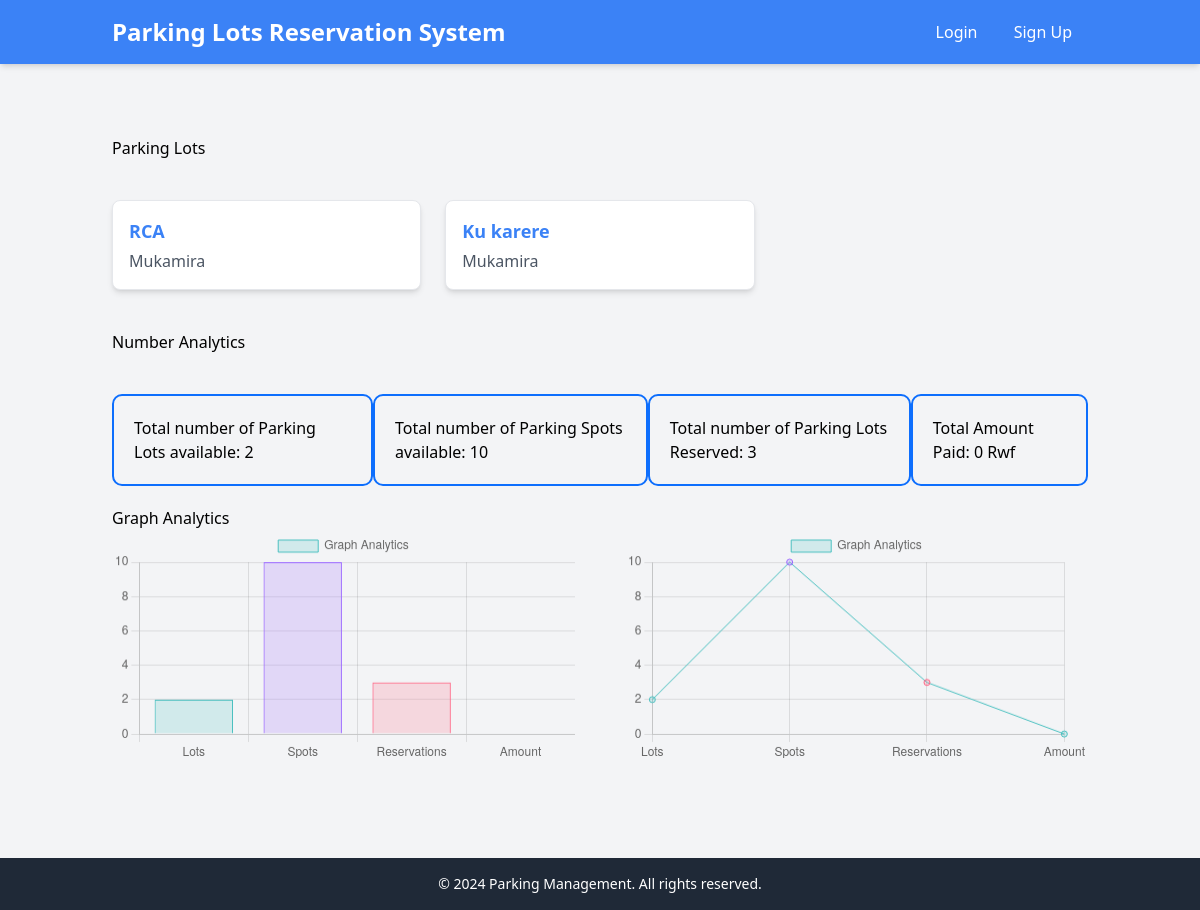
The page / on the database its author committed.
### parking/models.py (models this page shows, shortened)
class ParkingLot(models.Model):
    name = models.CharField(max_length=100)
    location = models.TextField()
    total_spots = models.IntegerField()

### parking/views.py (the view)
# urls.py: path('', views.home, name='home'),
def home(request):
    parking_lots = ParkingLot.objects.all()
    payments = Payment.objects.all()
    amount_paid = 0
    for payment in payments:
        amount_paid += payment.amount
    reservations = Reservation.objects.all().count()
    parking_spots_count = ParkingSpot.objects.all().count()
    return render(request, 'parking/home.html', {'parking_lots': parking_lots, 'amount_paid': amount_paid, "reservations": reservations, "parking_lots_count": parking_lots.count(), "parking_spots_count": parking_spots_count})

### parking/templates/parking/home.html (shortened to what this page needs)
<!DOCTYPE html>
<html lang="en">
<head>
    <script src="https://cdn.tailwindcss.com"></script>
</head>
<body class="bg-gray-100 min-h-screen flex flex-col">
    <header class="bg-blue-500 text-white py-4 shadow-md">
        <div class="container mx-auto px-6 flex justify-between items-center">
            <h1 class="text-2xl font-bold">Parking Lots Reservation System</h1>
            <nav>
                {% if user.is_authenticated %}
                    <p>
                        Welcome, <span class="font-semibold">{{ user.username }}</span>!
                        <a href="{% url 'logout' %}" class="text-yellow-300 hover:text-yellow-200 ml-4">Logout</a>
                    </p>
                {% else %}
                    <div>
                        <a href="{% url 'login' %}" class="text-white hover:text-yellow-200 px-4">Login</a>
                        <a href="{% url 'signup' %}" class="text-white hover:text-yellow-200 px-4">Sign Up</a>
                    </div>
                {% endif %}
            </nav>
        </div>
    </header>
    <main class="container mx-auto px-6 py-8 flex-grow">
        <h4 class="my-10">Parking Lots</h4>
        <ul class="grid grid-cols-1 md:grid-cols-2 lg:grid-cols-3 gap-6">
            {% for lot in parking_lots %}
                <li class="bg-white shadow-md rounded-lg p-4 border hover:border-blue-400 transition">
                    <a href="{% url 'lot_detail' lot.id %}" class="text-lg font-semibold text-blue-500 hover:underline">
                        {{ lot.name }}
                    </a>
                    <p class="text-gray-600 mt-1">{{ lot.location }}</p>
                </li>
            {% endfor %}
        </ul>
        <div class="container mt-5" style="width: 100%">
            <div style="width: 100%" class="my-4">
              <h4 class="my-10">Number Analytics</h4>
              <div
                style="
                  display: flex;
                  flex-direction: row;
                  justify-content: space-between;
                  align-items: center;
                "
              >
                <div
                  style="
                    border: 2px solid rgba(13, 110, 253, 1);
                    padding: 20px;
                    border-radius: 10px;
                    cursor: pointer;
                    transition: background-color 0.3s ease;
                  "
                  onmouseover="this.style.backgroundColor='rgba(173, 216, 230, 1)'"
                  onmouseout="this.style.backgroundColor='transparent'"
                >
                  Total number of Parking Lots available: {{parking_lots_count}}
                </div>
                <div
                  style="
                    border: 2px solid rgba(13, 110, 253, 1);
                    padding: 20px;
                    border-radius: 10px;
                    cursor: pointer;
                    transition: background-color 0.3s ease;
                  "
                  onmouseover="this.style.backgroundColor='rgba(173, 216, 230, 1)'"
                  onmouseout="this.style.backgroundColor='transparent'"
                >
                  Total number of Parking Spots available: {{parking_spots_count}}
                </div>
                <div
                  style="
                    border: 2px solid rgba(13, 110, 253, 1);
                    padding: 20px;
                    border-radius: 10px;
                    cursor: pointer;
                    transition: background-color 0.3s ease;
                  "
                  onmouseover="this.style.backgroundColor='rgba(173, 216, 230, 1)'"
                  onmouseout="this.style.backgroundColor='transparent'"
                >
                  Total number of Parking Lots Reserved: {{reservations}}
                </div>
                <div
                  style="
                    border: 2px solid rgba(13, 110, 253, 1);
                    padding: 20px;
                    border-radius: 10px;
                    cursor: pointer;
                    transition: background-color 0.3s ease;
                  "
                  onmouseover="this.style.backgroundColor='rgba(173, 216, 230, 1)'"
                  onmouseout="this.style.backgroundColor='transparent'"
                >
                  Total Amount Paid: {{amount_paid}} Rwf
                </div>
              </div>
              <div class="mt-5">
                <h4>Graph Analytics</h4>
                <div style="display: flex; gap: 50px">
                  <div style="width: 600px; margin: auto">
                    <canvas id="projectStatusChart"></canvas>
                  </div>
                  <div style="width: 600px; margin: auto">
                    <canvas id="projectStatusLine"></canvas>
                  </div>
                </div>
              </div>
              <script>
                const ctx = document.getElementById('projectStatusChart').getContext('2d');
                const ctx2 = document.getElementById('projectStatusLine').getContext('2d');
                const projectStatusData = {
                  labels: ['Lots', 'Spots', 'Reservations', 'Amount'],
                  datasets: [{
                    label: 'Graph Analytics',
                    data: [{{ parking_lots_count }}, {{ parking_spots_count }}, {{ reservations }}, {{ amount_paid }}],
                    backgroundColor: ['rgba(75, 192, 192, 0.2)', 'rgba(153, 102, 255, 0.2)', 'rgba(255, 99, 132, 0.2)'],
                    borderColor: ['rgba(75, 192, 192, 1)', 'rgba(153, 102, 255, 1)', 'rgba(255, 99, 132, 1)'],
                    borderWidth: 1
                  }]
                };
                const config1 = {
                  type: 'bar',
                  data: projectStatusData,
                  options: {
                    scales: {
                      y: {
                        beginAtZero: true
                      }
                    }
                  }
                };
                const config = {
                  type: 'line',
                  data: projectStatusData,
                  options: {
                    scales: {
                      y: {
                        beginAtZero: true
                      }
                    }
                  }
                };
                new Chart(ctx, config1);
                new Chart(ctx2, config)
              </script>
            </div>
    </main>
    <footer class="bg-gray-800 text-white py-4 mt-12">
        <div class="container mx-auto px-6 text-center text-sm">
            © 2024 Parking Management. All rights reserved.
        </div>
    </footer>
</body>
</html>

### rows shown on the page
ParkingLot: name "RCA", location "Mukamira"
ParkingLot: name "Ku karere", location "Mukamira"

### other values the page prints
{{ parking_lots_count }} "2"
{{ parking_spots_count }} "10"
{{ reservations }} "3"
{{ amount_paid }} "0"
chart data {{ parking_lots_count }} 2
chart data {{ parking_spots_count }} 10
chart data {{ reservations }} 3
chart data {{ amount_paid }} 0
